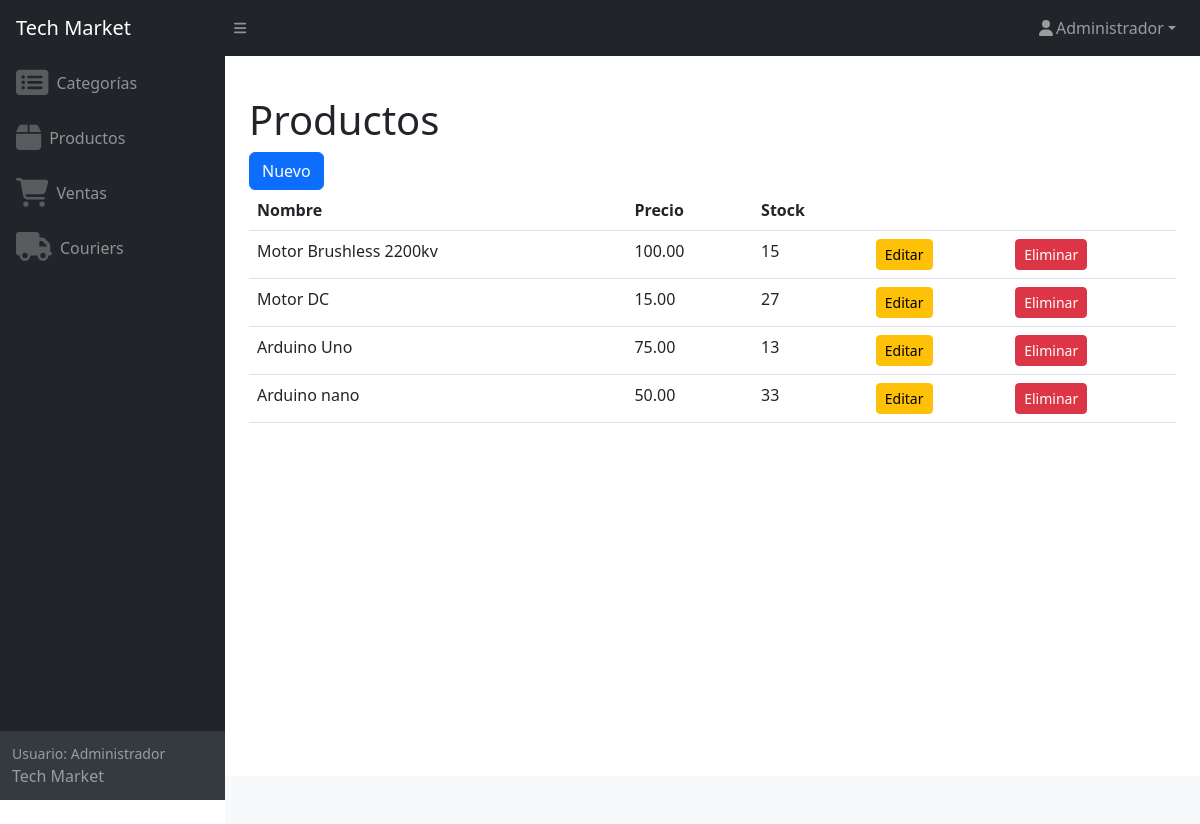
The app's page /admin/productos/index.php (signed in) with its own data.
### tables this page shows
CREATE TABLE `productos` (
  `id` int(11) NOT NULL,
  `nombre` varchar(200) NOT NULL,
  `descripcion` text NOT NULL,
  `precio` decimal(10,2) NOT NULL,
  `descuento` tinyint(2) NOT NULL DEFAULT 0,
  `stock` int(11) NOT NULL DEFAULT 0,
  `id_categoria` int(11) NOT NULL,
  `activo` int(11) NOT NULL
);

### admin/productos/index.php (the view, shortened to what this page needs)
<?php
require_once '../header.php';
$db = new Database();
$con = $db->conectar();
$sql = "SELECT id, nombre, descripcion, precio, descuento, stock, id_categoria FROM productos WHERE activo =1";
$resultado = $con->query($sql);
$productos = $resultado->fetchAll(PDO::FETCH_ASSOC);
?>
<main>
    <div class="container-fluid px-4">
        <h1 class="mt-3">Productos</h1>
        <a href="nuevo.php" class="btn btn-primary">Nuevo</a>
        <div class="table-responsive">
            <table class="table table-hover">
                <thead>
                    <tr>
                        <th>Nombre</th>
                        <th>Precio</th>
                        <th>Stock</th>
                        <th></th>
                        <th></th>
                    </tr>
                </thead>
                <tbody>
                    <?php foreach($productos as $producto){ ?>
                        <tr>
                            <td><?php echo htmlspecialchars($producto['nombre'], ENT_QUOTES);?></td>
                            <td><?php echo $producto['precio']?></td>
                            <td><?php echo $producto['stock']?></td>
                            <td>
                                <a href="edita.php?id=<?php echo $producto['id']?>"
                                class="btn btn-warning btn-sm">Editar</a>
                            </td>
                            <td>
                                <button type="button" class="btn btn-danger btn-sm" data-bs-toggle="modal" data-bs-target="#modalElimina" data-bs-id="<?php echo $producto['id']; ?>">Eliminar</button>
                            </td>
                        </tr>
                    <?php } ?>
                </tbody>
            </table>
        </div>
    </div>
</main>
<?php require_once '../footer.php' ?>

### records on screen
productos: nombre "Motor Brushless 2200kv", precio "100.00", stock "15"
productos: nombre "Motor DC", precio "15.00", stock "27"
productos: nombre "Arduino Uno", precio "75.00", stock "13"
productos: nombre "Arduino nano", precio "50.00", stock "33"

### other values on screen
$_SESSION['user_name'] "Administrador"
